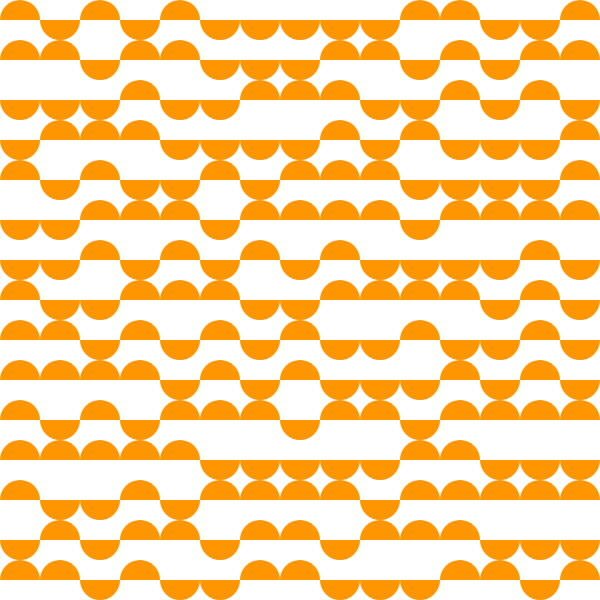
Frame 1 (no input)
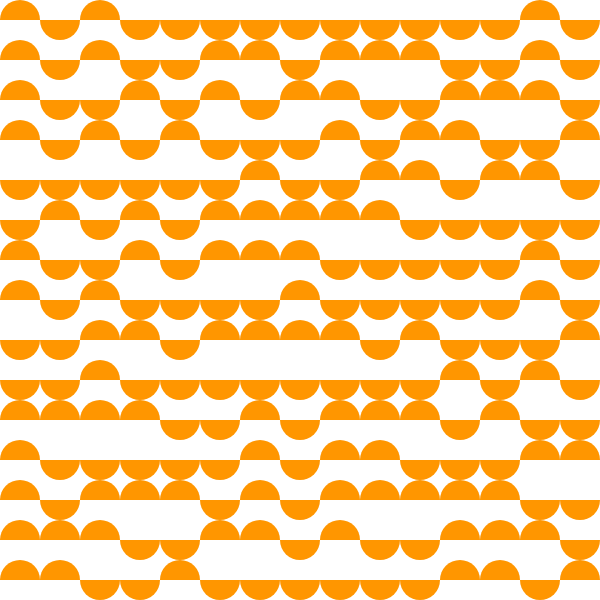
Frame 2 (the mouse pressed at the canvas centre, redrawn once)

The p5.js sketch that drew these frames (run headless with seeded random() and noise() and a simulated clock; the mouse was pressed at the canvas centre and the sketch redrawn once):

// p5.js sketch
// ── sketch.js
let rasterbreite;
let anzahlKacheln = 15;

function setup() {
  createCanvas(600, 600);
  rasterbreite = width / anzahlKacheln;
  angleMode(DEGREES);
}

function draw() {
  background(255);

  fill(255, 150, 0);
  noStroke();

  //Studiert den Code: Was ändert sich und was nicht?

  /**Syntax Loop*/


  
  //Schleife in y-Achse
  for(let i=0;i<anzahlKacheln;i++){
    zeichneZeile(rasterbreite/2 + rasterbreite*i);
  }
  
  noLoop();
}


function zeichneZeile(y){

  //Schleife in x-Achse
  for (let i = 0; i < anzahlKacheln; i++) {
    push();
    translate(rasterbreite * i + rasterbreite / 2, y);

    //anza
    let w=floor(random(2));//0, 1
    //console.log(w);

    if(w==0){
      arc(0,0,rasterbreite,rasterbreite,0,180);
    }

    if(w==1){
      arc(0,0,rasterbreite,rasterbreite,180,360);
    }
    
    pop();
  }
}
